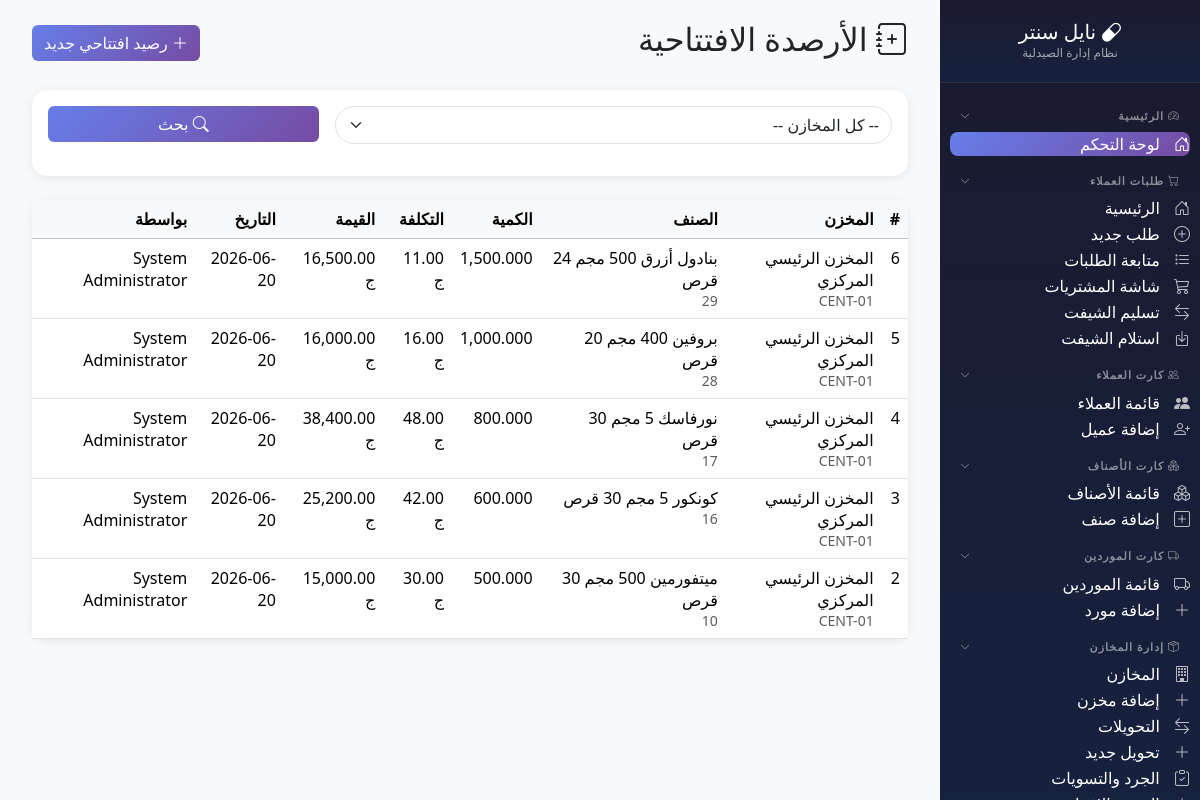
Page /modules/inventory/opening_balance/index.php (signed in) on the committed database.
### tables this page shows
CREATE TABLE `inventory_transactions` (
  `id` int(11) NOT NULL,
  `transaction_type` enum('opening_balance','purchase','sale','transfer_out','transfer_in','adjustment','return_in','return_out','damage','expired') NOT NULL,
  `reference_type` enum('opening_balance','purchase_invoice','sale_invoice','transfer_order','adjustment','return') DEFAULT NULL,
  `reference_id` int(11) DEFAULT NULL,
  `store_id` int(11) NOT NULL,
  `product_id` int(11) NOT NULL,
  `batch_id` int(11) DEFAULT NULL,
  `unit_id` int(11) DEFAULT NULL,
  `unit_conversion` decimal(10,3) DEFAULT 1.000,
  `quantity` decimal(12,3) NOT NULL,
  `quantity_base` decimal(12,3) NOT NULL,
  `unit_cost` decimal(12,2) DEFAULT 0.00,
  `unit_price` decimal(12,2) DEFAULT 0.00,
  `discount_percent` decimal(5,2) DEFAULT 0.00,
  `vat_percent` decimal(5,2) DEFAULT 0.00,
  `total_cost` decimal(12,2) DEFAULT 0.00,
  `total_price` decimal(12,2) DEFAULT 0.00,
  `notes` text DEFAULT NULL,
  `created_by` int(11) DEFAULT NULL,
  `created_at` timestamp NOT NULL DEFAULT current_timestamp()
);

CREATE TABLE `stores` (
  `id` int(11) NOT NULL,
  `store_code` varchar(20) NOT NULL,
  `store_name` varchar(100) NOT NULL,
  `store_type` enum('main','sub') NOT NULL DEFAULT 'sub',
  `store_category` enum('warehouse','pharmacy','expired','damaged','surplus','general') NOT NULL DEFAULT 'general',
  `branch_id` int(11) DEFAULT NULL,
  `parent_store_id` int(11) DEFAULT NULL,
  `is_active` tinyint(1) DEFAULT 1,
  `notes` text DEFAULT NULL,
  `created_by` int(11) DEFAULT NULL,
  `created_at` timestamp NOT NULL DEFAULT current_timestamp(),
  `updated_at` timestamp NOT NULL DEFAULT current_timestamp() ON UPDATE current_timestamp()
);

CREATE TABLE `products` (
  `id` int(11) NOT NULL,
  `product_code` varchar(50) NOT NULL,
  `product_name` varchar(200) NOT NULL,
  `product_name_en` varchar(200) DEFAULT NULL,
  `scientific_name` varchar(200) DEFAULT NULL,
  `product_type_id` int(11) DEFAULT 1,
  `is_service` tinyint(1) DEFAULT 0,
  `hide_in_receipt` tinyint(1) DEFAULT 0,
  `is_shortage` tinyint(1) DEFAULT 0,
  `max_stock` float DEFAULT 0,
  `min_stock` float DEFAULT 0,
  `reorder_point` float DEFAULT 0,
  `category` varchar(100) DEFAULT NULL,
  `manufacturer` varchar(100) DEFAULT NULL,
  `category_id` int(11) DEFAULT NULL,
  `company_id` int(11) DEFAULT NULL,
  `sell_price` decimal(10,2) DEFAULT 0.00,
  `unit2_sell_price` decimal(10,2) DEFAULT 0.00,
  `unit3_sell_price` decimal(10,2) DEFAULT 0.00,
  `has_expire` tinyint(1) DEFAULT 0,
  `is_drug` tinyint(1) DEFAULT 0,
  `can_be_negative` tinyint(1) DEFAULT 0,
  `is_made` tinyint(1) DEFAULT 0,
  `print_barcode` int(11) DEFAULT 0,
  `barcode_type` varchar(20) DEFAULT NULL,
  `group_id` int(11) DEFAULT NULL,
  `cost_price` decimal(10,2) DEFAULT 0.00,
  `is_imported` tinyint(4) DEFAULT 0,
  `notes` text DEFAULT NULL,
  `print_internal_barcode` tinyint(1) DEFAULT 0,
  `allow_discount` tinyint(1) DEFAULT 1,
  `max_discount` decimal(5,2) DEFAULT 0.00,
  `unit1_id` int(11) DEFAULT NULL,
  `unit2_id` int(11) DEFAULT NULL,
  `unit3_id` int(11) DEFAULT NULL,
  `unit1_to_unit2` decimal(18,0) DEFAULT NULL,
  `unit1_to_unit3` decimal(18,0) DEFAULT NULL,
  `default_sale_unit` int(11) DEFAULT 1,
  `is_active` tinyint(1) DEFAULT 1,
  `created_at` timestamp NOT NULL DEFAULT current_timestamp(),
  `updated_at` timestamp NOT NULL DEFAULT current_timestamp() ON UPDATE current_timestamp(),
  `source` enum('estock','manual') DEFAULT 'estock',
  `estock_id` decimal(18,0) DEFAULT NULL,
  `manual_code` varchar(50) DEFAULT NULL
);

CREATE TABLE `users` (
  `id` int(11) NOT NULL,
  `username` varchar(50) NOT NULL,
  `password` varchar(255) NOT NULL,
  `full_name` varchar(100) NOT NULL,
  `role` enum('admin','pharmacist','purchaser','cashier') DEFAULT 'pharmacist',
  `branch_code` varchar(20) DEFAULT NULL,
  `phone` varchar(20) DEFAULT NULL,
  `is_active` tinyint(1) DEFAULT 1,
  `last_login` datetime DEFAULT NULL,
  `created_at` timestamp NOT NULL DEFAULT current_timestamp(),
  `updated_at` timestamp NOT NULL DEFAULT current_timestamp() ON UPDATE current_timestamp()
);

### modules/inventory/opening_balance/index.php (the view, shortened to what this page needs)
<?php
$db = getDB();
$page_title = 'الأرصدة الافتتاحية';
$page = max(1, intval($_GET['page'] ?? 1));
$per_page = 20;
$offset = ($page - 1) * $per_page;
$where = "WHERE t.transaction_type = 'opening_balance'";
$params = [];
$sql = "SELECT
    t.*,
    s.store_name, s.store_code,
    b.branch_name,
    p.product_name, p.product_code, p.manual_code,
    u.full_name as created_by_name
FROM inventory_transactions t
LEFT JOIN stores s ON t.store_id = s.id
LEFT JOIN branches b ON s.branch_id = b.id
LEFT JOIN products p ON t.product_id = p.id
LEFT JOIN users u ON t.created_by = u.id
{$where}
ORDER BY t.created_at DESC
LIMIT {$per_page} OFFSET {$offset}";
$stmt = $db->prepare($sql);
$stmt->execute($params);
$balances = $stmt->fetchAll();
require_once __DIR__ . '/../../../includes/sidebar.php';
?>
<!DOCTYPE html>
<html lang="ar" dir="rtl">
<head>
    <link href="https://cdn.jsdelivr.net/npm/bootstrap@5.3.2/dist/css/bootstrap.rtl.min.css" rel="stylesheet">
    <link href="https://cdn.jsdelivr.net/npm/bootstrap-icons@1.11.1/font/bootstrap-icons.css" rel="stylesheet">
</head>
<body>
    <div class="main-content">
        <div class="container-fluid">
            <div class="d-flex justify-content-between align-items-center mb-4">
                <h2><i class="bi bi-journal-plus"></i> <?= $page_title ?></h2>
                <a href="create.php" class="btn btn-primary">
                    <i class="bi bi-plus-lg"></i> رصيد افتتاحي جديد
                </a>
            </div>
            <div class="card mb-4">
                <div class="card-body">
                    <form method="GET" action="" class="row g-3">
                        <div class="col-md-8">
                            <select name="store" class="form-select filter-select">
                                <option value="0">-- كل المخازن --</option>
                            </select>
                        </div>
                        <div class="col-md-4">
                            <button type="submit" class="btn btn-primary w-100">
                                <i class="bi bi-search"></i> بحث
                            </button>
                        </div>
                    </form>
                </div>
            </div>
            <div class="card">
                <div class="card-body p-0">
                    <div class="table-responsive">
                        <table class="table table-hover mb-0">
                            <thead class="table-light">
                                <tr>
                                    <th>#</th>
                                    <th>المخزن</th>
                                    <th>الصنف</th>
                                    <th>الكمية</th>
                                    <th>التكلفة</th>
                                    <th>القيمة</th>
                                    <th>التاريخ</th>
                                    <th>بواسطة</th>
                                </tr>
                            </thead>
                            <tbody>
                                <?php foreach ($balances as $bal): ?>
                                <tr>
                                    <td><?= $bal['id'] ?></td>
                                    <td>
                                        <?= htmlspecialchars($bal['store_name']) ?>
                                        <br><small class="text-muted"><?= htmlspecialchars($bal['store_code']) ?></small>
                                    </td>
                                    <td>
                                        <?= htmlspecialchars($bal['product_name']) ?>
                                        <br><small class="text-muted"><?= htmlspecialchars($bal['product_code'] ?? $bal['manual_code'] ?? 'N/A') ?></small>
                                    </td>
                                    <td><?= number_format($bal['quantity'], 3) ?></td>
                                    <td><?= number_format($bal['unit_cost'], 2) ?> ج</td>
                                    <td><?= number_format($bal['total_cost'], 2) ?> ج</td>
                                    <td><?= date('Y-m-d', strtotime($bal['created_at'])) ?></td>
                                    <td><?= htmlspecialchars($bal['created_by_name'] ?? 'النظام') ?></td>
                                </tr>
                                <?php endforeach; ?>
                            </tbody>
                        </table>
                    </div>
                </div>
            </div>
        </div>
    </div>
</body>
</html>

### modules/inventory/opening_balance/index.php (style rules this page uses)
:root { --primary: #667eea; --secondary: #764ba2; --success: #198754; --warning: #ffc107; --danger: #dc3545; --info: #0dcaf0; }
body { background: #f8f9fa; font-family: 'Segoe UI', Tahoma, Geneva, Verdana, sans-serif; }
.main-content { margin-right: 260px; padding: 20px; }
.card { border: none; border-radius: 15px; box-shadow: 0 2px 10px rgba(0,0,0,0.08); }
.btn-primary { background: linear-gradient(135deg, var(--primary) 0%, var(--secondary) 100%); border: none; }
.filter-select { border-radius: 25px; }

### rows in the picture
inventory_transactions: id "6", store.store_name "المخزن الرئيسي المركزي", store.store_code "CENT-01", product.product_name "بنادول أزرق 500 مجم 24 قرص", product.product_code "29", quantity "1,500.000", unit_cost "11.00", total_cost "16,500.00", created_at "2026-06-20", created_by.full_name "System Administrator"
inventory_transactions: id "5", store.store_name "المخزن الرئيسي المركزي", store.store_code "CENT-01", product.product_name "بروفين 400 مجم 20 قرص", product.product_code "28", quantity "1,000.000", unit_cost "16.00", total_cost "16,000.00", created_at "2026-06-20", created_by.full_name "System Administrator"
inventory_transactions: id "4", store.store_name "المخزن الرئيسي المركزي", store.store_code "CENT-01", product.product_name "نورفاسك 5 مجم 30 قرص", product.product_code "17", quantity "800.000", unit_cost "48.00", total_cost "38,400.00", created_at "2026-06-20", created_by.full_name "System Administrator"
inventory_transactions: id "3", store.store_name "المخزن الرئيسي المركزي", store.store_code "CENT-01", product.product_name "كونكور 5 مجم 30 قرص", product.product_code "16", quantity "600.000", unit_cost "42.00", total_cost "25,200.00", created_at "2026-06-20", created_by.full_name "System Administrator"
inventory_transactions: id "2", store.store_name "المخزن الرئيسي المركزي", store.store_code "CENT-01", product.product_name "ميتفورمين 500 مجم 30 قرص", product.product_code "10", quantity "500.000", unit_cost "30.00", total_cost "15,000.00", created_at "2026-06-20", created_by.full_name "System Administrator"

### other values in the picture
$page_title "الأرصدة الافتتاحية"
